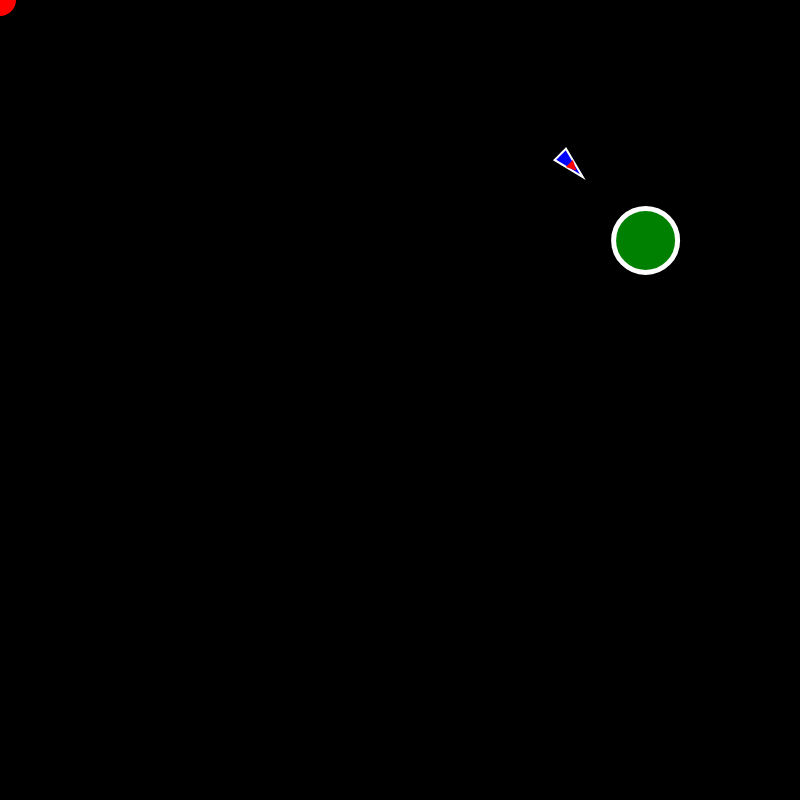
Frame 1 (no input)
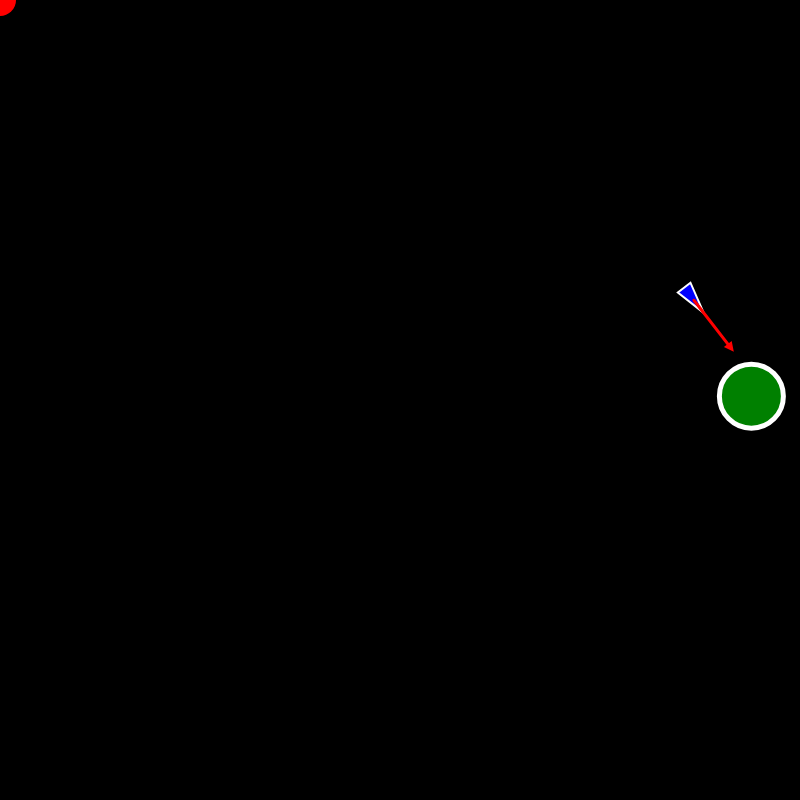
Frame 60 (no input)
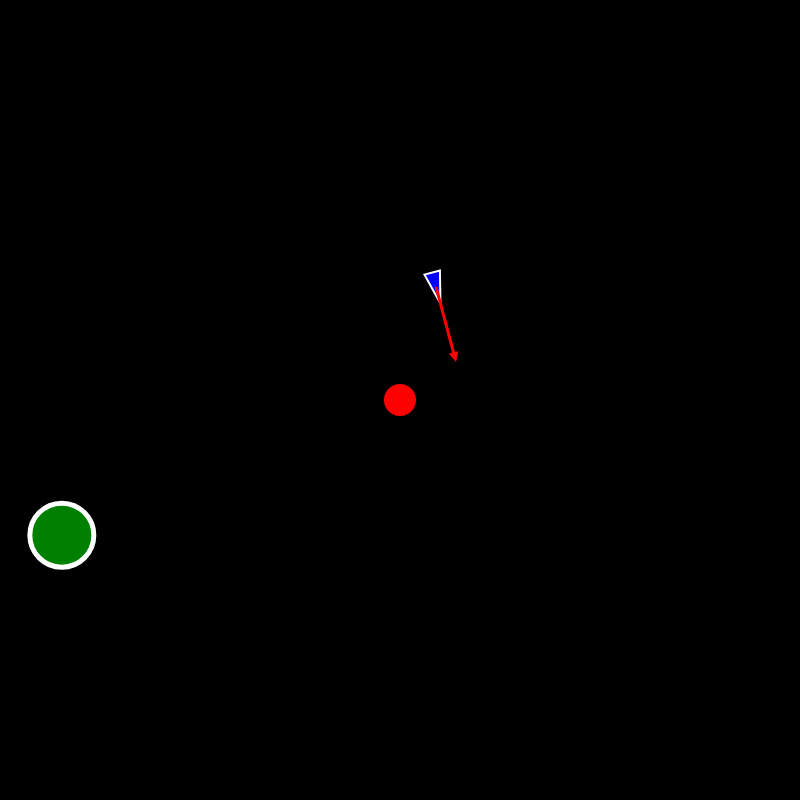
Frame 120 (the mouse pressed at the canvas centre since frame 60)

The p5.js sketch that drew these frames (run headless with seeded random() and noise() and a simulated clock; from frame 60 on, the mouse is pressed at the canvas centre):

// p5.js sketch
// ── sketch.js
let target, target2, vehicle;
let vitesseMaxSlider, accelerationMaxSlider, tailleVehiculeSlider ;
// tableau de véhicules
let vehicles = [];
// nombre initial de véhicules
let nbVehicles = 1;

// la fonction setup est appelée une fois au démarrage du programme par p5.js
function setup() {
  // on crée un canvas de 800px par 800px
  createCanvas(800, 800);

  // On crée un véhicule à la position (100, 100)
  //vehicle = new Vehicle(100, 100);

  // TODO: créer un tableau de véhicules en global
  // ajouter nb vehicules au tableau dans une boucle
  // avec une position random dans le canvas
  creerVehicules(nbVehicles);

  // La cible est un vecteur avec une position aléatoire dans le canvas
  // dirigée par la souris ensuite dans draw()
  target = createVector(random(width), random(height));

  // la cible mobile
  target2 = new Target(random(width), random(height));

   // On crée un slider pour régler la vitesse max des véhicules
  // On crée le slider et on le positionne
  // les paramètres sont : min, max, valeur initiale, pas
  vitesseMaxSlider = createSlider(1, 20, 10, 1);
  vitesseMaxSlider.position(920, 10);
  vitesseMaxSlider.size(80);

  // je crée un label juste devant en X
  let labelVitesseMax = createDiv('Vitesse Max:')
  labelVitesseMax.position(810, 10);
  labelVitesseMax.style('color', 'black');
  labelVitesseMax.style('font-size', '14px');

  // On crée un slider pour régler la vitesse max des véhicules
  // On crée le slider et on le positionne
  // les paramètres sont : min, max, valeur initiale, pas
  accelerationMaxSlider = createSlider(0, 2, 0.1, 0.01);
  accelerationMaxSlider.position(920, 40);
  accelerationMaxSlider.size(80);

  // je crée un label juste devant en X
  let labelAccelerationMax = createDiv('Force Max:')
  labelAccelerationMax.position(810, 40);
  labelAccelerationMax.style('color', 'black');
  labelAccelerationMax.style('font-size', '14px');

  // On cree un curseur pour indiquer le nombre de véhicules
  // a l'écran
  // paramètres : min, max, valeur initiale, pas
  let nbVehiculesSlider = createSlider(1, 200, nbVehicles, 1);
  // ecouteur sur le slider pour recréer les véhicules
  nbVehiculesSlider.input(() => {
    // on vide le tableau
    vehicles = [];
    // on recrée les véhicules
    creerVehicules(nbVehiculesSlider.value());
  });
  nbVehiculesSlider.position(920, 70);
  nbVehiculesSlider.size(80);

  // je crée un label juste devant en X
  let labelNbVehicules = createDiv('Véhicules:')
  labelNbVehicules.position(790, 70);
  labelNbVehicules.style('color', 'black');
  labelNbVehicules.style('font-size', '14px');

  // Je cree un slider pour changer la taille des véhicules
   tailleVehiculeSlider = createSlider(4, 64, 16, 1);
  tailleVehiculeSlider.position(920, 100);
  tailleVehiculeSlider.size(80);

  // label pour la taille des véhicules
  let labelTailleVehicule = createDiv('Taille Véhicule:')
  labelTailleVehicule.position(790, 100);
  labelTailleVehicule.style('color', 'black');
  labelTailleVehicule.style('font-size', '14px');
  
}

function creerVehicules(nb) {
  for (let i = 0; i < nb; i++) {
    let v = new Vehicle(random(width), random(height));
    // on ajoute le véhicule au tableau à la fin
    vehicles.push(v);
  }
}

// la fonction draw est appelée en boucle par p5.js, 60 fois par seconde par défaut
// Le canvas est effacé automatiquement avant chaque appel à draw
function draw() {
  // fond noir pour le canvas
  background(0);

  // A partir de maintenant toutes les formes pleines seront en rouge
  fill("red");
  // pas de contours pour les formes.
  noStroke();

  // mouseX et mouseY sont des variables globales de p5.js, elles correspondent à la position de la souris
  // on les stocke dans un vecteur pour pouvoir les utiliser avec la méthode seek (un peu plus loin)
  // du vehicule
  target.x = mouseX;
  target.y = mouseY;

  // Dessine un cercle de rayon 32px à la position de la souris
  // la couleur de remplissage est rouge car on a appelé fill(255, 0, 0) plus haut
  // pas de contours car on a appelé noStroke() plus haut
  circle(target.x, target.y, 32);

  // On dessine aussi la cible mobile
  target2.vel.x += random(-0.5, 0.5);
  target2.vel.y += random(-0.5, 0.5);
  
  target2.update();
  target2.edges();
  target2.show();

  // TODO :au lieu d'afficher un seul véhicule
  // faire une boucle pour afficher plusieurs véhicules
  vehicles.forEach(vehicle => {
    // On récupère la valeur du slider et on la met dans la vitesse max du véhicule
    vehicle.maxSpeed = vitesseMaxSlider.value();
    // On récupère l'accelération max du slider et on la met dans la force max du véhicule
    vehicle.maxForce = accelerationMaxSlider.value();

    // je déplace et dessine le véhicule
    vehicle.applyBehaviors(target2.pos);
    vehicle.update();

    // Detecter si collision avec la cible
    // on calcule la distance avec la cible
    let d = p5.Vector.dist(vehicle.pos, target2.pos);
    if(d < vehicle.r) {
      // il y a collision
      // on déplace le vehicule à une position aléatoire
      vehicle.pos.x = random(width);
      vehicle.pos.y = random(height);
    }

    // Si le vehicule sort de l'écran
    // TODO : appeler la méthode edges() du véhicule
    vehicle.edges();

    // On dessine le véhicule
    vehicle.r = tailleVehiculeSlider.value();
    vehicle.show();
  });
}

// ── vehicle.js
class Vehicle {
  constructor(x, y) {
    // position du véhicule
    this.pos = createVector(x, y);
    // vitesse du véhicule
    this.vel = createVector(0, 0);
    // accélération du véhicule
    this.acc = createVector(0, 0);
    // vitesse maximale du véhicule
    this.maxSpeed = 4;
    // force maximale appliquée au véhicule
    this.maxForce = 0.1;
    // rayon du véhicule
    this.r = 16;
  }

  applyBehaviors(target) {
    let force = this.seek(target);
    //let force = this.flee(target);
    this.applyForce(force);
  }
  // seek est une méthode qui permet de faire se rapprocher le véhicule de la cible passée en paramètre
  seek(target) {

    /* Si on voulait un rayon de detection circulaire


    // On dessine un cercle atour du véhicule pour visualiser
    // la distance de détection
    push();
    noFill();
    stroke("white");
    circle(this.pos.x, this.pos.y, 200);
    pop();

    // Je n'applique la force de seek que si la cible
    // est dans le cercle de détection de rayon 200
    if (p5.Vector.dist(this.pos, target) > 100) {
      return createVector(0, 0);
    }

    */

    // on calcule la direction vers la cible
    // C'est l'ETAPE 1 (action : se diriger vers une cible)
    let desiredSpeed = p5.Vector.sub(target, this.pos);

    // Dessous c'est l'ETAPE 2 : le pilotage (comment on se dirige vers la cible)
    // on limite ce vecteur à la longueur maxSpeed
    desiredSpeed.setMag(this.maxSpeed);

    // Si on s'arrête ici, force = desiredSpeed

    // on calcule maintenant force = desiredSpeed - currentSpeed
    let force = p5.Vector.sub(desiredSpeed, this.vel);

    // et on limite cette force à la longueur maxForce
    force.limit(this.maxForce);
    return force;
  }

  // fuit
  flee(target) {
    // inverse de seek !
    return this.seek(target).mult(-1);
  }

  // applyForce est une méthode qui permet d'appliquer une force au véhicule
  // en fait on additionne le vecteurr force au vecteur accélération
  applyForce(force) {
    this.acc.add(force);
  }

  update() {
    // on ajoute l'accélération à la vitesse. L'accélération est un incrément de vitesse
    // (accélératiion = dérivée de la vitesse)
    this.vel.add(this.acc);
    // on contraint la vitesse à la valeur maxSpeed
    this.vel.limit(this.maxSpeed);
    // on ajoute la vitesse à la position. La vitesse est un incrément de position, 
    // (la vitesse est la dérivée de la position)
    this.pos.add(this.vel);

    // on remet l'accélération à zéro
    this.acc.set(0, 0);
  }

  // On dessine le véhicule
  show() {
    // formes fil de fer en blanc
    stroke(255);
    // épaisseur du trait = 2
    strokeWeight(2);

    // formes pleines en blanc
    fill("blue");

    // sauvegarde du contexte graphique (couleur pleine, fil de fer, épaisseur du trait, 
    // position et rotation du repère de référence)
    push();
    // on déplace le repère de référence.
    translate(this.pos.x, this.pos.y);
    // et on le tourne. heading() renvoie l'angle du vecteur vitesse (c'est l'angle du véhicule)
    rotate(this.vel.heading());

    //circle(0, 0, this.r * 2);

    // Dessin d'un véhicule sous la forme d'un triangle. Comme s'il était droit, avec le 0, 0 en haut à gauche
    triangle(-this.r, -this.r / 2, -this.r, this.r / 2, this.r, 0);
    // Que fait cette ligne ?
    //this.edges();
    
    // draw velocity vector
    pop();
    this.drawVelocityVector();
  }

  drawVelocityVector() {
    push();
    // Dessin du vecteur vitesse
    // Il part du centre du véhicule et va dans la direction du vecteur vitesse
    strokeWeight(3);
    stroke("red");
    line(this.pos.x, this.pos.y, this.pos.x + this.vel.x * 10, this.pos.y + this.vel.y * 10);
    // dessine une petite fleche au bout du vecteur vitesse
    let arrowSize = 5;
    translate(this.pos.x + this.vel.x * 10, this.pos.y + this.vel.y * 10);
    rotate(this.vel.heading());
    translate(-arrowSize / 2, 0);
    triangle(0, arrowSize / 2, 0, -arrowSize / 2, arrowSize, 0);
    pop();
  }
  
  // que fait cette méthode ?
  // elle permet de faire réapparaitre le véhicule de 
  // l'autre côté du canvas
  edges() {
    if (this.pos.x > width + this.r) {
      this.pos.x = -this.r;
    } else if (this.pos.x < -this.r) {
      this.pos.x = width + this.r;
    }
    if (this.pos.y > height + this.r) {
      this.pos.y = -this.r;
    } else if (this.pos.y < -this.r) {
      this.pos.y = height + this.r;
    }
  }
}

class Target extends Vehicle {
  constructor(x, y) {
    super(x, y);
    this.vel = createVector(random(4, 8), random(4, 8));
  }

  show() {
    // formes pleines en vert
    fill("green");
    // formes fil de fer en blanc
    stroke("white");
    // epaisseur du trait = 5
    strokeWeight(5);
    circle(this.pos.x, this.pos.y, 64);
  }

}
